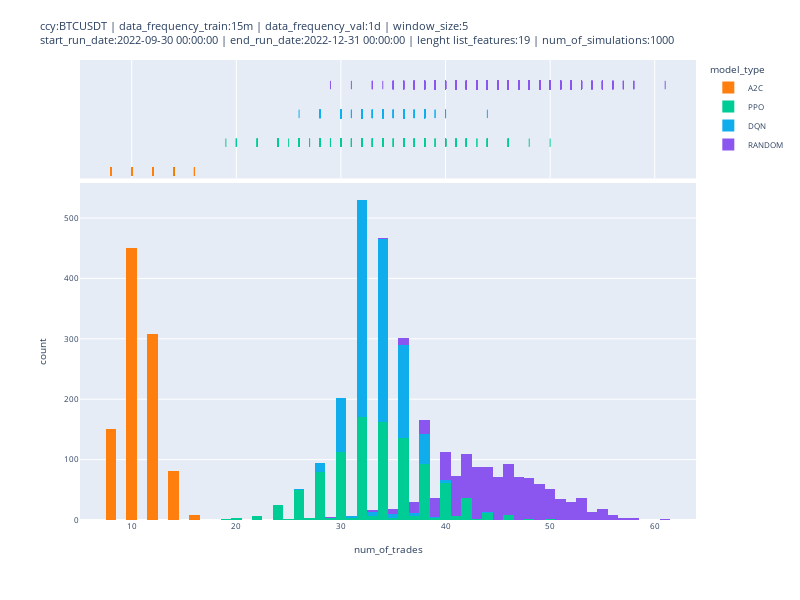

Source (notebook cell):
### Code cell
fig = px.histogram(df_sim_results, x="num_of_trades", color="model_type", color_discrete_sequence=[ "#FF7F0E", "#00CC96", "#10aded", "#8A56EF"],  width=800, height=600, marginal="rug", # can be `box`, `violin`
                         hover_data=['total_reward_cash','fmt_total_profit_percentage', 'num_of_trades', 'sim_id'])
fig.update_layout(title=str_title, font={'size': 8})
fig.write_html(os.path.join('../results', 'plots', 'num_of_trades', 'hist_plot_' + file_export_plot_sim_results + '.html'))
fig.show()

### Figure 1 — Plotly figure (JSON) as saved in the notebook; plotly's stock layout.template omitted (floating-point values rounded to 4 significant figures; data arrays with more than 128 entries replaced by an {"elided": "..."} marker saying what was removed)
{"data": [{"alignmentgroup": "True", "bingroup": "x", "hovertemplate": "model_type=A2C<br>num_of_trades=%{x}<br>count=%{y}<extra></extra>", "legendgroup": "A2C", "marker": {"color": "#FF7F0E", "pattern": {"shape": ""}}, "name": "A2C", "offsetgroup": "A2C", "orientation": "v", "showlegend": true, "type": "histogram", "x": {"elided": "1000 int values"}, "xaxis": "x", "yaxis": "y"}, {"alignmentgroup": "True", "boxpoints": "all", "customdata": {"elided": "1000x3 float values"}, "fillcolor": "rgba(255,255,255,0)", "hoveron": "points", "hovertemplate": "model_type=A2C<br>num_of_trades=%{x}<br>total_reward_cash=%{customdata[0]}<br>fmt_total_profit_percentage=%{customdata[1]}<br>sim_id=%{customdata[2]}<extra></extra>", "jitter": 0, "legendgroup": "A2C", "line": {"color": "rgba(255,255,255,0)"}, "marker": {"color": "#FF7F0E", "symbol": "line-ns-open"}, "name": "A2C", "offsetgroup": "A2C", "showlegend": false, "type": "box", "x": {"elided": "1000 int values"}, "xaxis": "x2", "yaxis": "y2"}, {"alignmentgroup": "True", "bingroup": "x", "hovertemplate": "model_type=PPO<br>num_of_trades=%{x}<br>count=%{y}<extra></extra>", "legendgroup": "PPO", "marker": {"color": "#00CC96", "pattern": {"shape": ""}}, "name": "PPO", "offsetgroup": "PPO", "orientation": "v", "showlegend": true, "type": "histogram", "x": {"elided": "1000 int values"}, "xaxis": "x", "yaxis": "y"}, {"alignmentgroup": "True", "boxpoints": "all", "customdata": {"elided": "1000x3 float values"}, "fillcolor": "rgba(255,255,255,0)", "hoveron": "points", "hovertemplate": "model_type=PPO<br>num_of_trades=%{x}<br>total_reward_cash=%{customdata[0]}<br>fmt_total_profit_percentage=%{customdata[1]}<br>sim_id=%{customdata[2]}<extra></extra>", "jitter": 0, "legendgroup": "PPO", "line": {"color": "rgba(255,255,255,0)"}, "marker": {"color": "#00CC96", "symbol": "line-ns-open"}, "name": "PPO", "offsetgroup": "PPO", "showlegend": false, "type": "box", "x": {"elided": "1000 int values"}, "xaxis": "x2", "yaxis": "y2"}, {"alignmentgroup": "True", "bingroup": "x", "hovertemplate": "model_type=DQN<br>num_of_trades=%{x}<br>count=%{y}<extra></extra>", "legendgroup": "DQN", "marker": {"color": "#10aded", "pattern": {"shape": ""}}, "name": "DQN", "offsetgroup": "DQN", "orientation": "v", "showlegend": true, "type": "histogram", "x": {"elided": "1000 int values"}, "xaxis": "x", "yaxis": "y"}, {"alignmentgroup": "True", "boxpoints": "all", "customdata": {"elided": "1000x3 float values"}, "fillcolor": "rgba(255,255,255,0)", "hoveron": "points", "hovertemplate": "model_type=DQN<br>num_of_trades=%{x}<br>total_reward_cash=%{customdata[0]}<br>fmt_total_profit_percentage=%{customdata[1]}<br>sim_id=%{customdata[2]}<extra></extra>", "jitter": 0, "legendgroup": "DQN", "line": {"color": "rgba(255,255,255,0)"}, "marker": {"color": "#10aded", "symbol": "line-ns-open"}, "name": "DQN", "offsetgroup": "DQN", "showlegend": false, "type": "box", "x": {"elided": "1000 int values"}, "xaxis": "x2", "yaxis": "y2"}, {"alignmentgroup": "True", "bingroup": "x", "hovertemplate": "model_type=RANDOM<br>num_of_trades=%{x}<br>count=%{y}<extra></extra>", "legendgroup": "RANDOM", "marker": {"color": "#8A56EF", "pattern": {"shape": ""}}, "name": "RANDOM", "offsetgroup": "RANDOM", "orientation": "v", "showlegend": true, "type": "histogram", "x": {"elided": "1000 int values"}, "xaxis": "x", "yaxis": "y"}, {"alignmentgroup": "True", "boxpoints": "all", "customdata": {"elided": "1000x3 float values"}, "fillcolor": "rgba(255,255,255,0)", "hoveron": "points", "hovertemplate": "model_type=RANDOM<br>num_of_trades=%{x}<br>total_reward_cash=%{customdata[0]}<br>fmt_total_profit_percentage=%{customdata[1]}<br>sim_id=%{customdata[2]}<extra></extra>", "jitter": 0, "legendgroup": "RANDOM", "line": {"color": "rgba(255,255,255,0)"}, "marker": {"color": "#8A56EF", "symbol": "line-ns-open"}, "name": "RANDOM", "offsetgroup": "RANDOM", "showlegend": false, "type": "box", "x": {"elided": "1000 int values"}, "xaxis": "x2", "yaxis": "y2"}], "layout": {"barmode": "relative", "font": {"size": 8}, "height": 600, "legend": {"title": {"text": "model_type"}, "tracegroupgap": 0}, "margin": {"t": 60}, "title": {"text": "ccy:BTCUSDT | data_frequency_train:15m | data_frequency_val:1d | window_size:5<br>start_run_date:2022-09-30 00:00:00 | end_run_date:2022-12-31 00:00:00 | lenght list_features:19 | num_of_simulations:1000"}, "width": 800, "xaxis": {"anchor": "y", "domain": [0, 1], "title": {"text": "num_of_trades"}}, "xaxis2": {"anchor": "y2", "domain": [0, 1], "matches": "x", "showgrid": true, "showticklabels": false}, "yaxis": {"anchor": "x", "domain": [0, 0.7326], "title": {"text": "count"}}, "yaxis2": {"anchor": "x2", "domain": [0.7426, 1], "matches": "y2", "showgrid": false, "showline": false, "showticklabels": false, "ticks": ""}}}
